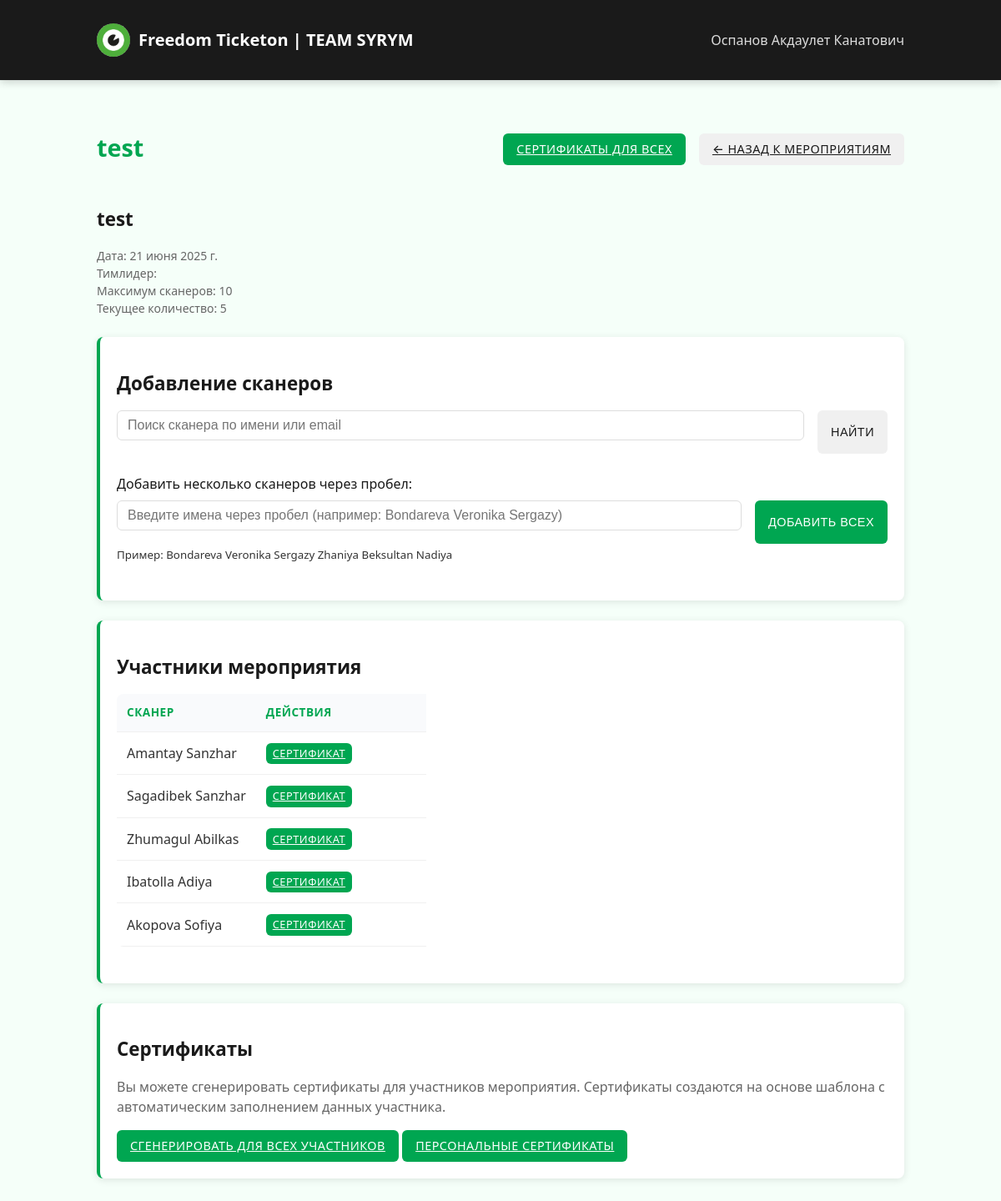
The page /events/623/edit/ (signed in) on the database its author committed.
### core/models.py (models this page shows, shortened)
class Event(models.Model):
    name = models.CharField(max_length=200)
    date = models.DateField()
    start_date = models.DateField(null=True, blank=True)
    end_date = models.DateField(null=True, blank=True)
    location = models.CharField(max_length=200, default='Астана')
    description = models.TextField(blank=True, default='')
    created_by = models.ForeignKey(User, on_delete=models.CASCADE)
    created_at = models.DateTimeField(default=timezone.now)
    code = models.CharField(max_length=10, default='DEFAULT000')
    duration_hours = models.FloatField(default=1.0)
    max_scanners = models.IntegerField(default=10)

class EventParticipant(models.Model):
    event = models.ForeignKey(Event, on_delete=models.CASCADE)
    volunteer = models.ForeignKey(Scanner, on_delete=models.CASCADE)
    registered_at = models.DateTimeField(default=timezone.now)
    hours_awarded = models.FloatField(default=0.0)
    class Meta:
        unique_together = ('event', 'volunteer')

class Scanner(models.Model):
    first_name = models.CharField(max_length=100)
    last_name = models.CharField(max_length=100)
    email = models.EmailField(blank=True, null=True)
    created_at = models.DateTimeField(default=timezone.now)

### core/views.py (the view, shortened to what this page needs)
# urls.py: path('events/<int:event_id>/edit/', views.event_edit, name='event_edit'),
@team_leader_required
def event_edit(request, event_id):
    event = Event.objects.get(id=event_id)
    all_scanners = Scanner.objects.all()
    participants = EventParticipant.objects.filter(event=event).select_related('volunteer')
    return render(request, 'core/event_edit.html', {
        'event': event,
        'all_scanners': all_scanners,
        'participants': participants,
        'is_creator': event.created_by == request.user,
        'is_admin': request.user.is_staff
    })

### core/models.py (called while the page is built)
def is_team_leader(user):
    return user.groups.filter(name='Тимлидеры').exists()

### core/views.py (called while the page is built)
def is_team_leader_or_admin(user):
    return user.is_authenticated and (user.is_team_leader or user.is_staff)

### templates/core/event_edit.html (shortened to what this page needs)
{% extends 'base.html' %}
{% load custom_filters %}
{% block content %}
<div class="flex justify-between items-center mb-3">
    <h1>{{ event.name }}</h1>
    <div class="flex gap-2">
        <a href="{% url 'generate_all_certificates' event.id %}" class="btn btn-success">Сертификаты для всех</a>
        <a href="{% url 'events' %}" class="btn btn-secondary">← Назад к мероприятиям</a>
    </div>
</div>
<div class="event-details mb-3">
    <h2>{{ event.name }}</h2>
    <div class="text-sm" style="color: #666;">
        <div>Дата: {{ event.date }}</div>
        <div>Тимлидер: {{ event.created_by.first_name }} {{ event.created_by.last_name }}</div>
        <div>Максимум сканеров: {{ event.max_scanners }}</div>
        <div>Текущее количество: {{ participants.count }}</div>
    </div>
</div>
<div class="card mb-3">
    <h2 class="mb-2">Добавление сканеров</h2>
    <div id="search-wrapper">
        <form id="add-volunteer-form" method="post">
            <div class="flex gap-2 mb-3">
                <input id="volunteer-search" type="text" class="form-control" placeholder="Поиск сканера по имени или email" autocomplete="off" style="flex:1">
                <button type="button" id="search-btn" class="btn btn-secondary">Найти</button>
            </div>
            <div class="mb-3">
                <label for="volunteer-names" class="block mb-1">Добавить несколько сканеров через пробел:</label>
                <div class="flex gap-2">
                    <input id="volunteer-names" name="volunteer_names" type="text" class="form-control" placeholder="Введите имена через пробел (например: Bondareva Veronika Sergazy)" style="flex:1">
                    <button name="add_volunteer" class="btn btn-primary">Добавить всех</button>
                </div>
                <small class="text-muted">Пример: Bondareva Veronika Sergazy Zhaniya Beksultan Nadiya</small>
            </div>
        </form>
    </div>
</div>
<div class="card mb-3">
    <h2 class="mb-2">Участники мероприятия</h2>
    {% if participants %}
    <form method="post">
        <table>
            <thead>
                <tr>
                    <th>Сканер</th>
                    <th style="width: 180px;">Действия</th>
                </tr>
            </thead>
            <tbody>
                {% for p in participants %}
                <tr>
                    <td>{{ p.volunteer.first_name }} {{ p.volunteer.last_name }}</td>
                    <td>
                        <a href="{% url 'generate_certificate' p.id %}" class="btn btn-success" style="font-size: 0.8rem; padding: 0.2rem 0.5rem;">Сертификат</a>
                    </td>
                </tr>
                {% endfor %}
            </tbody>
        </table>
    </form>
    {% else %}
    <p style="color: #666; text-align: center; padding: 1rem;">
        Пока нет добавленных сканеров
    </p>
    {% endif %}
</div>
<div class="card mt-3">
    <h2 class="mb-2">Сертификаты</h2>
    <p class="mb-2" style="color: #666;">
        Вы можете сгенерировать сертификаты для участников мероприятия.
        Сертификаты создаются на основе шаблона с автоматическим заполнением данных участника.
    </p>
    <div>
        <a href="{% url 'generate_all_certificates' event.id %}" class="btn btn-success">Сгенерировать для всех участников</a>
        <a href="{% url 'scanner_certificates' %}" class="btn btn-primary">Персональные сертификаты</a>
    </div>
</div>
{% endblock %}

### templates/base.html (shortened to what this page needs)
{% load static %}
<!DOCTYPE html>
<html lang="ru">
<head>
    <link rel="stylesheet" href="{% static 'css/main.css' %}">
</head>
<body>
    <nav class="navbar">
        <div class="container">
            <div class="navbar-top">
                <a href="{% url 'home' %}" class="navbar-brand">
                    <img src="{% static 'img/freedom_logo.jpg' %}" alt="Freedom Logo" class="logo">
                    <span class="brand-text">Freedom Ticketon | TEAM SYRYM</span>
                </a>
            </div>
            {% if user.is_authenticated %}
            <ul class="navbar-nav" id="mobileMenu">
                <li class="nav-item">
                    <span class="nav-link">{{ user.first_name }} {{ user.last_name }}</span>
                </li>
            </ul>
            {% endif %}
        </div>
    </nav>
    <div class="container mt-3">
        {% block content %}{% endblock %}
    </div>
</body>
</html>

### static/css/main.css (style rules this page uses)
:root { --primary-color: #00a651; --primary-hover: #008442; --accent-color: #4dc075; --light-color: #f5fff9; --dark-color: #1a1a1a; --gray-color: #f0f0f0; --text-color: #333; --danger-color: #d84040; --success-color: #00a651; }
body { font-family: "Segoe UI", -apple-system, BlinkMacSystemFont, Roboto, Oxygen, Ubuntu, sans-serif; background-color: var(--light-color); color: var(--text-color); line-height: 1.5; margin: 0; padding: 0; -webkit-font-smoothing: antialiased; -moz-osx-font-smoothing: grayscale; }
.container { width: 100%; max-width: 1000px; margin: 0 auto; padding: 1rem; box-sizing: border-box; }
.card { background: white; border-radius: 8px; box-shadow: 0 2px 10px rgba(0, 0, 0, 0.1); padding: 20px; margin-bottom: 20px; border-left: 4px solid var(--primary-color); overflow: hidden; }
h1, h2, h3 { color: var(--dark-color); font-weight: 600; word-wrap: break-word; }
h1 { font-size: 1.8rem; margin-bottom: 1.5rem; color: var(--primary-color); }
h2 { font-size: 1.4rem; margin-bottom: 1rem; color: var(--dark-color); }
.form-control { display: block; width: 100%; padding: 0.5rem 0.75rem; border: 1px solid #ddd; border-radius: 6px; margin-bottom: 1rem; font-size: 1rem; transition: all 0.2s ease; box-sizing: border-box; }
label { display: block; margin-bottom: 0.5rem; font-weight: 500; color: var(--dark-color); }
.btn { padding: 0.5rem 1rem; border-radius: 6px; border: none; cursor: pointer; font-weight: 500; transition: background-color 0.2s, transform 0.1s; text-transform: uppercase; letter-spacing: 0.5px; font-size: 0.9rem; display: inline-block; text-align: center; }
.btn-primary { background-color: var(--primary-color); color: white; }
.btn-secondary { background-color: var(--gray-color); color: var(--dark-color); }
.btn-success { background-color: var(--success-color); color: white; }
table { width: 100%; border-collapse: collapse; margin-bottom: 1.5rem; background-color: white; border-radius: 8px; overflow-x: auto; display: block; }
th, td { padding: 0.75rem; text-align: left; border-bottom: 1px solid var(--gray-color); }
th { font-weight: 600; background-color: #f9fafc; color: var(--primary-color); text-transform: uppercase; font-size: 0.85rem; letter-spacing: 0.5px; }
.mb-1 { margin-bottom: 0.5rem; }
.mb-2 { margin-bottom: 1rem; }
.mb-3 { margin-bottom: 1.5rem; }
.mt-3 { margin-top: 1.5rem; }
.flex { display: flex; }
.items-center { align-items: center; }
.justify-between { justify-content: space-between; }
.gap-2 { gap: 1rem; }
.text-sm { font-size: 0.875rem; }
.navbar { background-color: var(--dark-color); color: white; padding: 0.75rem 0; box-shadow: 0 2px 10px rgba(0,0,0,0.2); position: relative; }
.navbar .container { display: flex; justify-content: space-between; align-items: center; }
.navbar-brand { font-size: 1.25rem; font-weight: 600; color: white; text-decoration: none; display: flex; align-items: center; }
.navbar-nav { display: flex; list-style: none; margin: 0; padding: 0; }
.nav-item { margin-left: 1.5rem; }
.nav-link { color: rgba(255, 255, 255, 0.85); text-decoration: none; transition: color 0.2s; position: relative; padding: 0.5rem 0; }
.nav-link::after { content: ''; position: absolute; bottom: 0; left: 0; width: 0; height: 2px; background-color: var(--primary-color); transition: width 0.3s; }

### templates/base.html (style rules this page uses)
.logo { width: 40px; height: 40px; margin-right: 10px; border-radius: 50%; }
.navbar-brand { display: flex; align-items: center; }

### rows shown on the page
Event: name "test", date "21 июня 2025 г.", max_scanners "10"
EventParticipant: volunteer.first_name "Amantay", volunteer.last_name "Sanzhar"
EventParticipant: volunteer.first_name "Sagadibek", volunteer.last_name "Sanzhar"
EventParticipant: volunteer.first_name "Zhumagul", volunteer.last_name "Abilkas"
EventParticipant: volunteer.first_name "Ibatolla", volunteer.last_name "Adiya"
EventParticipant: volunteer.first_name "Akopova", volunteer.last_name "Sofiya"

### other values the page prints
{{ user.first_name }} "Оспанов"
{{ user.last_name }} "Акдаулет Канатович"
{{ participants.count }} "5"
